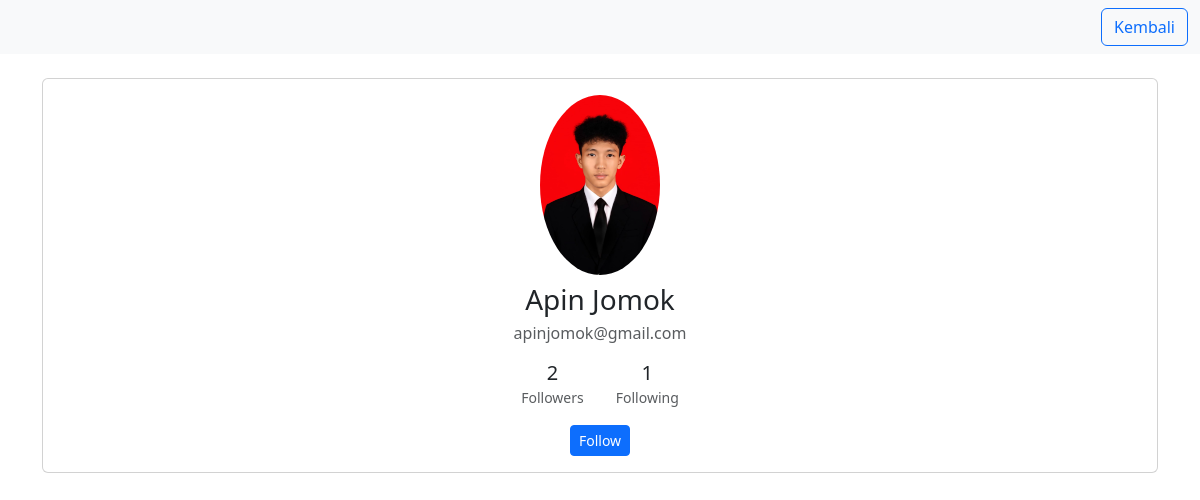
/profile.php?id=1 (signed in), run on the app's committed database.
### tables this page shows
CREATE TABLE `users` (
  `id` int(11) NOT NULL,
  `name` varchar(100) NOT NULL,
  `username` varchar(50) NOT NULL,
  `email` varchar(100) NOT NULL,
  `photo` varchar(255) DEFAULT NULL,
  `password` varchar(255) NOT NULL,
  `full_name` varchar(100) DEFAULT NULL,
  `profile_picture` varchar(255) DEFAULT NULL,
  `bio` text DEFAULT NULL,
  `created_at` datetime DEFAULT current_timestamp(),
  `birthdate` date DEFAULT NULL,
  `work` varchar(255) DEFAULT NULL,
  `address` varchar(255) DEFAULT NULL,
  `last_active` datetime DEFAULT current_timestamp()
);

### profile.php (the view, shortened to what this page needs)
<?php
require_once("config.php");
$profile_user_id = isset($_GET['id']) ? (int)$_GET['id'] : $_SESSION['user']['id'];
$stmt = $db->prepare("SELECT * FROM users WHERE id = ?");
$stmt->execute([$profile_user_id]);
$profile_user = $stmt->fetch();
$stmt = $db->prepare("SELECT * FROM followers WHERE user_id = ? AND follower_id = ?");
$stmt->execute([$profile_user_id, $_SESSION['user']['id']]);
$follow = $stmt->fetch();
$stmt = $db->prepare("SELECT COUNT(*) FROM followers WHERE user_id=? AND status='accepted'");
$stmt->execute([$profile_user_id]);
$followers_count = $stmt->fetchColumn();
$stmt = $db->prepare("SELECT COUNT(*) FROM followers WHERE follower_id=? AND status='accepted'");
$stmt->execute([$profile_user_id]);
$following_count = $stmt->fetchColumn();
?>
<!DOCTYPE html>
<html>
<head>
    <link rel="stylesheet" href="https://cdn.jsdelivr.net/npm/bootstrap@5.3.0/dist/css/bootstrap.min.css">
</head>
<body>
    <nav class="navbar navbar-light bg-light mb-4">
        <div class="container-fluid justify-content-end">
            <a href="timeline.php" class="btn btn-outline-primary">Kembali</a>
        </div>
    </nav>
    <div class="container mt-4">
        <div class="card mb-4">
            <div class="card-body text-center">
                <?php
                if (!empty($profile_user['photo']) && $profile_user['photo'] !== 'default.svg' && file_exists("img/uploads/" . $profile_user['photo'])) {
                    $photo_file = "img/uploads/" . $profile_user['photo'];
                } else {
                    $photo_file = "img/default.svg";
                }
                ?>
                <img src="<?php echo $photo_file ?>" width="120" class="rounded-circle mb-2"><br>
                <h3 class="mb-1"><?php echo htmlspecialchars($profile_user['name']); ?></h3>
                <p class="text-muted mb-3"><?php echo htmlspecialchars($profile_user['email']); ?></p>
                <div class="d-flex justify-content-center mb-3">
                    <div class="mx-3">
                        <h5 class="mb-0"><?php echo $followers_count; ?></h5>
                        <small class="text-muted">Followers</small>
                    </div>
                    <div class="mx-3">
                        <h5 class="mb-0"><?php echo $following_count; ?></h5>
                        <small class="text-muted">Following</small>
                    </div>
                </div>
                <?php if($profile_user_id != $_SESSION['user']['id']): ?>
                    <?php if(!$follow): ?>
                        <form method="post" style="display:inline">
                            <button name="follow" class="btn btn-primary btn-sm">Follow</button>
                        </form>
                    <?php elseif($follow['status'] == 'pending'): ?>
                        <button class="btn btn-warning btn-sm" disabled>Pending</button>
                    <?php endif; ?>
                <?php endif; ?>
            </div>
        </div>
    </div>
</body>
</html>

### data on the page
users: photo (picture), name "Apin Jomok", email "apinjomok@gmail.com"

### other printed values
$followers_count "2"
$following_count "1"
